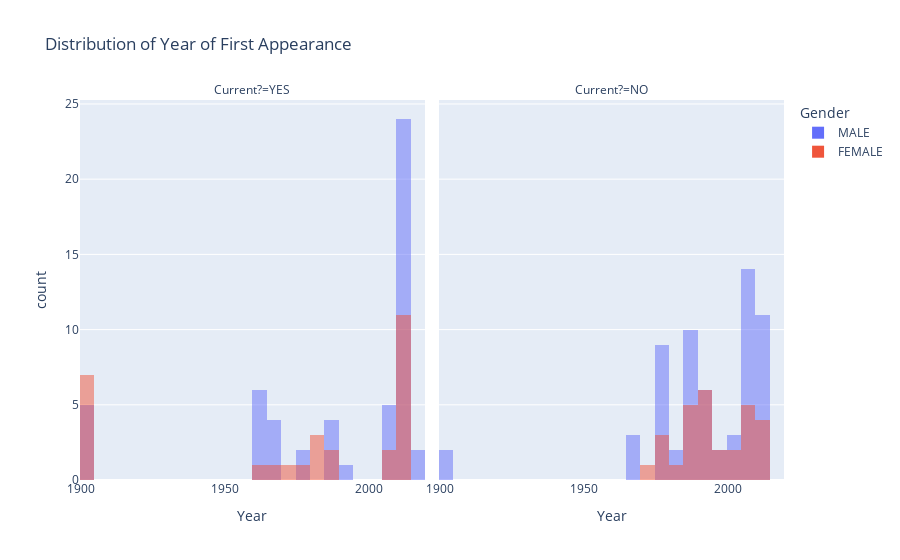

The code cell stored with this chart in its notebook:
### Markdown cell above
These can be combined as well to quickly get some even more detailed measures.

### Code cell
fig = px.histogram(raw_data, x='Year', nbins= 30, title='Distribution of Year of First Appearance', color='Gender', barmode='overlay', facet_col = 'Current?')
fig.show()

### Figure 1 — Plotly figure (JSON) as saved in the notebook; plotly's stock layout.template omitted (floating-point values rounded to 4 significant figures)
{"data": [{"alignmentgroup": "True", "bingroup": "x", "hovertemplate": "Gender=MALE<br>Current?=YES<br>Year=%{x}<br>count=%{y}<extra></extra>", "legendgroup": "MALE", "marker": {"color": "#636efa", "opacity": 0.5, "pattern": {"shape": ""}}, "name": "MALE", "nbinsx": 30, "offsetgroup": "MALE", "orientation": "v", "showlegend": true, "type": "histogram", "x": [1963, 1963, 1963, 1963, 1963, 1964, 1965, 1965, 1967, 1968, 1979, 1979, 1989, 1989, 1989, 1989, 1990, 2005, 2005, 2005, 2005, 2006, 2010, 2010, 2011, 1900, 1900, 2010, 1900, 2010, 1900, 1900, 2012, 2012, 2013, 2013, 2013, 2013, 2013, 2013, 2013, 2013, 2013, 2015, 2013, 2013, 2013, 2013, 2013, 2013, 2014, 2014, 2015], "xaxis": "x", "yaxis": "y"}, {"alignmentgroup": "True", "bingroup": "x", "hovertemplate": "Gender=MALE<br>Current?=NO<br>Year=%{x}<br>count=%{y}<extra></extra>", "legendgroup": "MALE", "marker": {"color": "#636efa", "opacity": 0.5, "pattern": {"shape": ""}}, "name": "MALE", "nbinsx": 30, "offsetgroup": "MALE", "orientation": "v", "showlegend": false, "type": "histogram", "x": [1965, 1968, 1969, 1976, 1975, 1978, 1978, 1978, 1978, 1978, 1978, 1978, 1984, 1984, 1986, 1988, 1989, 1989, 1991, 1992, 1993, 1985, 2003, 1987, 1988, 1989, 1989, 1989, 2005, 2005, 2005, 2007, 2009, 1990, 1900, 1900, 1992, 1992, 1996, 1998, 2000, 2001, 2005, 2005, 2005, 2006, 2007, 2007, 2007, 2008, 2009, 2010, 2010, 2010, 2010, 2010, 2011, 2010, 2011, 2013, 2013, 2013], "xaxis": "x2", "yaxis": "y2"}, {"alignmentgroup": "True", "bingroup": "x", "hovertemplate": "Gender=FEMALE<br>Current?=YES<br>Year=%{x}<br>count=%{y}<extra></extra>", "legendgroup": "FEMALE", "marker": {"color": "#EF553B", "opacity": 0.5, "pattern": {"shape": ""}}, "name": "FEMALE", "nbinsx": 30, "offsetgroup": "FEMALE", "orientation": "v", "showlegend": true, "type": "histogram", "x": [1963, 1965, 1973, 1979, 1988, 1981, 1982, 1983, 1989, 2005, 2008, 2010, 2010, 2010, 1900, 2010, 1900, 1900, 1900, 1900, 1900, 1900, 2013, 2013, 2013, 2013, 2013, 2013, 2014], "xaxis": "x", "yaxis": "y"}, {"alignmentgroup": "True", "bingroup": "x", "hovertemplate": "Gender=FEMALE<br>Current?=NO<br>Year=%{x}<br>count=%{y}<extra></extra>", "legendgroup": "FEMALE", "marker": {"color": "#EF553B", "opacity": 0.5, "pattern": {"shape": ""}}, "name": "FEMALE", "nbinsx": 30, "offsetgroup": "FEMALE", "orientation": "v", "showlegend": false, "type": "histogram", "x": [1973, 1976, 1976, 1978, 1984, 1993, 1987, 1992, 1987, 1988, 1988, 1989, 2005, 2005, 1990, 1992, 1993, 1993, 1996, 1998, 2000, 2004, 2005, 2005, 2005, 2010, 2010, 2012, 2012], "xaxis": "x2", "yaxis": "y2"}], "layout": {"annotations": [{"font": {}, "showarrow": false, "text": "Current?=YES", "x": 0.245, "xanchor": "center", "xref": "paper", "y": 1, "yanchor": "bottom", "yref": "paper"}, {"font": {}, "showarrow": false, "text": "Current?=NO", "x": 0.755, "xanchor": "center", "xref": "paper", "y": 1, "yanchor": "bottom", "yref": "paper"}], "barmode": "overlay", "legend": {"title": {"text": "Gender"}, "tracegroupgap": 0}, "title": {"text": "Distribution of Year of First Appearance"}, "xaxis": {"anchor": "y", "domain": [0, 0.49], "title": {"text": "Year"}}, "xaxis2": {"anchor": "y2", "domain": [0.51, 1], "matches": "x", "title": {"text": "Year"}}, "yaxis": {"anchor": "x", "domain": [0, 1], "title": {"text": "count"}}, "yaxis2": {"anchor": "x2", "domain": [0, 1], "matches": "y", "showticklabels": false}}}
